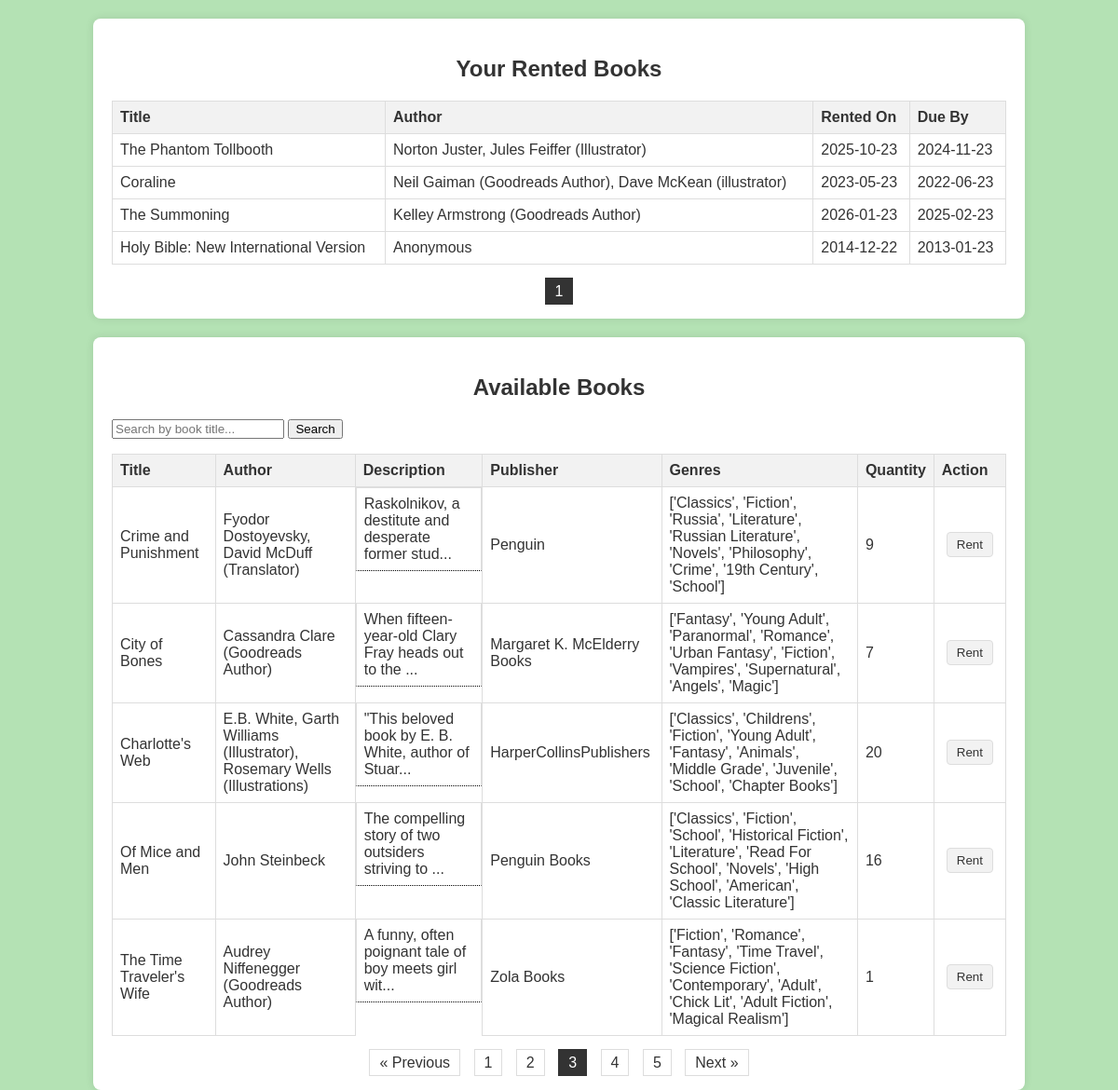
/user/books.php?page_available=3 (signed in), run on the app's committed database.
### tables this page shows
CREATE TABLE `Booking` (
  `id` int NOT NULL AUTO_INCREMENT,
  `user_id` int NOT NULL,
  `book_id` int NOT NULL,
  `booked_date` date NOT NULL,
  `expiration_date` date NOT NULL,
  `date_returned` date DEFAULT NULL,
  PRIMARY KEY (`id`),
  KEY `user_id` (`user_id`),
  KEY `book_id` (`book_id`),
  CONSTRAINT `Booking_ibfk_1` FOREIGN KEY (`user_id`) REFERENCES `User` (`id`) ON DELETE CASCADE,
  CONSTRAINT `Booking_ibfk_2` FOREIGN KEY (`book_id`) REFERENCES `Book` (`id`) ON DELETE CASCADE
);

CREATE TABLE `Book` (
  `id` int NOT NULL AUTO_INCREMENT,
  `title` varchar(255) DEFAULT NULL,
  `author` varchar(255) DEFAULT NULL,
  `description` text,
  `isbn` varchar(13) NOT NULL,
  `genres` varchar(255) DEFAULT NULL,
  `publisher` varchar(255) DEFAULT NULL,
  `quantity` int DEFAULT NULL,
  PRIMARY KEY (`id`,`isbn`)
);

### www/user/books.php (the view, shortened to what this page needs)
<?php
require_once '../db.php';
$userId = $_SESSION['user_id'];
$rentedBooksPerPage = 5;
$currentPageRented = isset($_GET['page_rented']) ? $_GET['page_rented'] : 1;
$startFromRented = ($currentPageRented - 1) * $rentedBooksPerPage;
$sqlRented = "SELECT Book.title, Book.author, Booking.booked_date, Booking.expiration_date FROM Booking INNER JOIN Book ON Booking.book_id = Book.id WHERE Booking.user_id = $userId LIMIT $startFromRented, $rentedBooksPerPage";
$resultRented = $conn->query($sqlRented);
$sqlCountRented = "SELECT COUNT(*) AS total FROM Booking WHERE user_id = $userId";
$resultCountRented = $conn->query($sqlCountRented);
$rowRented = $resultCountRented->fetch_assoc();
$totalRentedBooks = $rowRented['total'];
$totalPagesRented = ceil($totalRentedBooks / $rentedBooksPerPage);
$availableBooksPerPage = 5;
$currentPageAvailable = isset($_GET['page_available']) ? $_GET['page_available'] : 1;
$startFromAvailable = ($currentPageAvailable - 1) * $availableBooksPerPage;
$search = isset($_GET['search']) ? $conn->real_escape_string($_GET['search']) : '';
$sqlAvailable = "SELECT * FROM Book WHERE title LIKE '%$search%' LIMIT $startFromAvailable, $availableBooksPerPage";
$resultAvailable = $conn->query($sqlAvailable);
$sqlCountAvailable = "SELECT COUNT(id) AS total FROM Book WHERE title LIKE '%$search%'";
$resultCountAvailable = $conn->query($sqlCountAvailable);
$rowAvailable = $resultCountAvailable->fetch_assoc();
$totalAvailableBooks = $rowAvailable['total'];
$totalPagesAvailable = ceil($totalAvailableBooks / $availableBooksPerPage);
echo '<link rel="stylesheet" type="text/css" href="../style.css">';
function generatePagination($currentPage, $totalPages, $pageType) {
    $maxPagesToShow = 5;
    $pagesOffset = floor($maxPagesToShow / 2);
    $startPage = max(1, $currentPage - $pagesOffset);
    $endPage = min($totalPages, $currentPage + $pagesOffset);
    if ($currentPage > 1) {
        echo '<a href="books.php?page_' . $pageType . '=' . ($currentPage - 1) . '">&laquo; Previous</a> ';
    }
    for ($page = $startPage; $page <= $endPage; $page++) {
        echo '<a href="books.php?page_' . $pageType . '=' . $page . '" ' . ($page == $currentPage ? 'class="active"' : '') . '>' . $page . '</a> ';
    }
    if ($currentPage < $totalPages) {
        echo '<a href="books.php?page_' . $pageType . '=' . ($currentPage + 1) . '">Next &raquo;</a> ';
    }
}
echo "<div class='container'>";
echo "<h2>Your Rented Books</h2>";
if ($resultRented->num_rows > 0) {
    echo "<table><tr><th>Title</th><th>Author</th><th>Rented On</th><th>Due By</th></tr>";
    while($row = $resultRented->fetch_assoc()) {
        echo "<tr><td>".$row["title"]."</td><td>".$row["author"]."</td><td>".$row["booked_date"]."</td><td>".$row["expiration_date"]."</td></tr>";
    }
    echo "</table>";
} else {
    echo "You have no rented books.<br>";
}
echo "<div class='pagination'>";
generatePagination($currentPageRented, $totalPagesRented, 'rented');
echo "</div>";
echo "</div>";
echo "<div class='container'>";
echo "<h2>Available Books</h2>";
echo "<form method='get' action=''>
        <input type='text' name='search' placeholder='Search by book title...'>
        <input type='submit' value='Search'>
      </form>";
if ($resultAvailable->num_rows > 0) {
    echo "<table><tr><th>Title</th><th>Author</th><th>Description</th><th>Publisher</th><th>Genres</th><th>Quantity</th><th>Action</th></tr>";
    while($row = $resultAvailable->fetch_assoc()) {
        $shortDescription = strlen($row["description"]) > 50 ? substr($row["description"], 0, 50) . "..." : $row["description"];
        echo "<tr>
                <td>".$row["title"]."</td>
                <td>".$row["author"]."</td>
                <td class='tooltip'>".$shortDescription."
                    <span class='tooltiptext'>".$row["description"]."</span>
                </td>
                <td>".$row["publisher"]."</td>
                <td>".$row["genres"]."</td>
                <td id='quantity_" . $row["id"] . "'>" . $row["quantity"] . "</td>
                <td><button onclick='rentBook(" . $row["id"] . ")' class='rent-button'>Rent</button></td>
              </tr>";
    }
    echo "</table>";
} else {
    echo "No books available at the moment.<br>";
}
echo "<div class='pagination'>";
generatePagination($currentPageAvailable, $totalPagesAvailable, 'available');
echo "</div>";
echo "</div>";
?>

### www/style.css (style rules this page uses)
.container { width: 80%; margin: 20px auto; background: white; padding: 20px; border-radius: 8px; box-shadow: 0 0 10px rgba(0, 0, 0, 0.1); }
table { width: 100%; border-collapse: collapse; margin-bottom: 20px; }
th, td { border: 1px solid #ddd; padding: 8px; text-align: left; }
th { background-color: #f2f2f2; }
.pagination { text-align: center; margin-top: 20px; }
.pagination a { margin: 0 5px; padding: 5px 10px; border: 1px solid #ddd; color: #333; text-decoration: none; }
.pagination a.active { background-color: #333; color: white; border: 1px solid #333; }
.tooltip { position: relative; display: inline-block; border-bottom: 1px dotted black; }
h2 { color: #333; text-align: center; margin-bottom: 20px; }
button { color: #333; background-color: #f2f2f2; padding: 5px 10px; border-radius: 4px; border: 1px solid #ddd; text-decoration: none; cursor: pointer; margin: 5px; }

### data on the page
booking: book.title "The Phantom Tollbooth", book.author "Norton Juster, Jules Feiffer (Illustrator)", booked_date "2025-10-23", expiration_date "2024-11-23"
booking: book.title "Coraline", book.author "Neil Gaiman (Goodreads Author), Dave McKean (illustrator)", booked_date "2023-05-23", expiration_date "2022-06-23"
booking: book.title "The Summoning", book.author "Kelley Armstrong (Goodreads Author)", booked_date "2026-01-23", expiration_date "2025-02-23"
booking: book.title "Holy Bible: New International Version", book.author "Anonymous", booked_date "2014-12-22", expiration_date "2013-01-23"
book: title "Crime and Punishment", author "Fyodor Dostoyevsky, David McDuff (Translator)", description "Raskolnikov, a destitute and desperate former stud...", publisher "Penguin", genres "['Classics', 'Fiction', 'Russia', 'Literature', 'Russian Literature', 'Novels', 'Philosophy', 'Crime', '19th Century', 'School']", quantity "9"
book: title "City of Bones", author "Cassandra Clare (Goodreads Author)", description "When fifteen-year-old Clary Fray heads out to the ...", publisher "Margaret K. McElderry Books", genres "['Fantasy', 'Young Adult', 'Paranormal', 'Romance', 'Urban Fantasy', 'Fiction', 'Vampires', 'Supernatural', 'Angels', 'Magic']", quantity "7"
book: title "Charlotte's Web", author "E.B. White, Garth Williams (Illustrator), Rosemary Wells (Illustrations)", description "\"This beloved book by E. B. White, author of Stuar...", publisher "HarperCollinsPublishers", genres "['Classics', 'Childrens', 'Fiction', 'Young Adult', 'Fantasy', 'Animals', 'Middle Grade', 'Juvenile', 'School', 'Chapter Books']", quantity "20"
book: title "Of Mice and Men", author "John Steinbeck", description "The compelling story of two outsiders striving to ...", publisher "Penguin Books", genres "['Classics', 'Fiction', 'School', 'Historical Fiction', 'Literature', 'Read For School', 'Novels', 'High School', 'American', 'Classic Literature']", quantity "16"
book: title "The Time Traveler's Wife", author "Audrey Niffenegger (Goodreads Author)", description "A funny, often poignant tale of boy meets girl wit...", publisher "Zola Books", genres "['Fiction', 'Romance', 'Fantasy', 'Time Travel', 'Science Fiction', 'Contemporary', 'Adult', 'Chick Lit', 'Adult Fiction', 'Magical Realism']", quantity "1"
